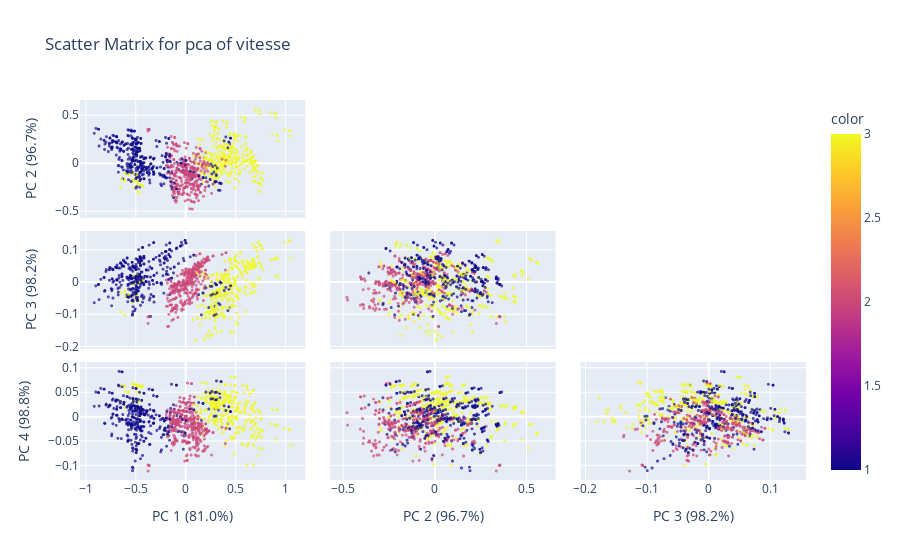

The code cell stored with this chart in its notebook:
### Code cell
scatter_matrix(df_speed_normalize_filter, "vitesse", *X_speed.columns)

### Figure 1 — Plotly figure (JSON) as saved in the notebook; plotly's stock layout.template omitted (floating-point values rounded to 4 significant figures; data arrays with more than 128 entries replaced by an {"elided": "..."} marker saying what was removed)
{"data": [{"dimensions": [{"axis": {"matches": true}, "label": "PC 1 (81.0%)", "values": {"elided": "1152 float values"}}, {"axis": {"matches": true}, "label": "PC 2 (96.7%)", "values": {"elided": "1152 float values"}}, {"axis": {"matches": true}, "label": "PC 3 (98.2%)", "values": {"elided": "1152 float values"}}, {"axis": {"matches": true}, "label": "PC 4 (98.8%)", "values": {"elided": "1152 float values"}}], "hovertemplate": "%{xaxis.title.text}=%{x}<br>%{yaxis.title.text}=%{y}<br>color=%{marker.color}<extra></extra>", "legendgroup": "", "marker": {"color": {"elided": "1152 float values"}, "coloraxis": "coloraxis", "symbol": "circle", "opacity": 0.7, "size": 3}, "name": "", "showlegend": false, "type": "splom", "diagonal": {"visible": false}, "showlowerhalf": true, "showupperhalf": false}], "layout": {"coloraxis": {"colorbar": {"title": {"text": "color"}}, "colorscale": [[0.0, "#0d0887"], [0.1111, "#46039f"], [0.2222, "#7201a8"], [0.3333, "#9c179e"], [0.4444, "#bd3786"], [0.5556, "#d8576b"], [0.6667, "#ed7953"], [0.7778, "#fb9f3a"], [0.8889, "#fdca26"], [1.0, "#f0f921"]]}, "legend": {"tracegroupgap": 0}, "title": {"text": "Scatter Matrix for pca of vitesse"}, "dragmode": "select"}}
